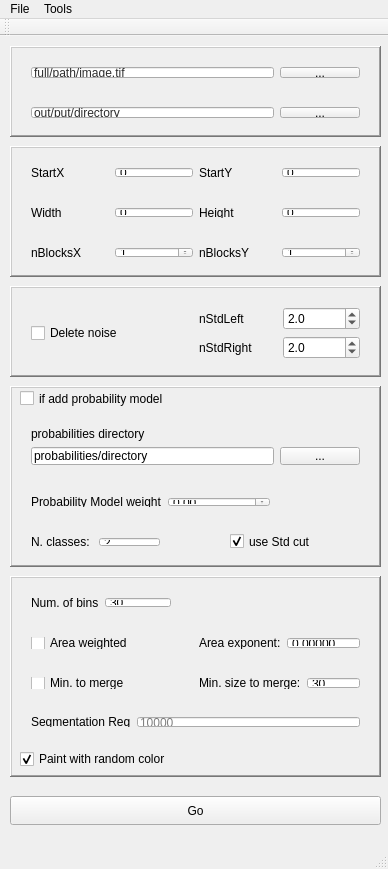
<?xml version="1.0" encoding="UTF-8"?>
<ui version="4.0">
 <class>MainWindow</class>
 <widget class="QMainWindow" name="MainWindow">
  <property name="geometry">
   <rect>
    <x>0</x>
    <y>0</y>
    <width>388</width>
    <height>869</height>
   </rect>
  </property>
  <property name="sizePolicy">
   <sizepolicy hsizetype="Preferred" vsizetype="Preferred">
    <horstretch>0</horstretch>
    <verstretch>0</verstretch>
   </sizepolicy>
  </property>
  <property name="windowTitle">
   <string>LSBPT</string>
  </property>
  <widget class="QWidget" name="centralWidget">
   <widget class="QPushButton" name="Go">
    <property name="geometry">
     <rect>
      <x>10</x>
      <y>760</y>
      <width>371</width>
      <height>29</height>
     </rect>
    </property>
    <property name="text">
     <string>Go</string>
    </property>
   </widget>
   <widget class="QFrame" name="frame_2">
    <property name="geometry">
     <rect>
      <x>10</x>
      <y>350</y>
      <width>371</width>
      <height>181</height>
     </rect>
    </property>
    <property name="frameShape">
     <enum>QFrame::WinPanel</enum>
    </property>
    <property name="frameShadow">
     <enum>QFrame::Raised</enum>
    </property>
    <widget class="QCheckBox" name="ifAddProbabilityModel">
     <property name="geometry">
      <rect>
       <x>10</x>
       <y>0</y>
       <width>191</width>
       <height>25</height>
      </rect>
     </property>
     <property name="text">
      <string>if add probability model</string>
     </property>
    </widget>
    <widget class="QWidget" name="layoutWidget">
     <property name="geometry">
      <rect>
       <x>10</x>
       <y>100</y>
       <width>261</width>
       <height>32</height>
      </rect>
     </property>
     <layout class="QHBoxLayout" name="horizontalLayout_2">
      <item>
       <widget class="QLabel" name="label">
        <property name="text">
         <string>Probability Model weight</string>
        </property>
       </widget>
      </item>
      <item>
       <widget class="QDoubleSpinBox" name="probabilityModelWeight">
        <property name="minimum">
         <double>0.000000000000000</double>
        </property>
        <property name="maximum">
         <double>1.000000000000000</double>
        </property>
        <property name="singleStep">
         <double>0.100000000000000</double>
        </property>
        <property name="value">
         <double>0.000000000000000</double>
        </property>
       </widget>
      </item>
     </layout>
    </widget>
    <widget class="QWidget" name="layoutWidget_11">
     <property name="geometry">
      <rect>
       <x>10</x>
       <y>30</y>
       <width>351</width>
       <height>60</height>
      </rect>
     </property>
     <layout class="QVBoxLayout" name="verticalLayout">
      <item>
       <widget class="QLabel" name="label_10">
        <property name="text">
         <string>probabilities directory</string>
        </property>
       </widget>
      </item>
      <item>
       <layout class="QHBoxLayout" name="horizontalLayout_8">
        <item>
         <widget class="QLineEdit" name="directoryProbabilities">
          <property name="text">
           <string>probabilities/directory</string>
          </property>
         </widget>
        </item>
        <item>
         <widget class="QPushButton" name="selectDirectoryProbabilities">
          <property name="text">
           <string>...</string>
          </property>
         </widget>
        </item>
       </layout>
      </item>
     </layout>
    </widget>
    <widget class="QWidget" name="layoutWidget">
     <property name="geometry">
      <rect>
       <x>10</x>
       <y>140</y>
       <width>151</width>
       <height>32</height>
      </rect>
     </property>
     <layout class="QHBoxLayout" name="horizontalLayout_9">
      <item>
       <widget class="QLabel" name="label_21">
        <property name="text">
         <string>N. classes:</string>
        </property>
       </widget>
      </item>
      <item>
       <widget class="QSpinBox" name="nClasses">
        <property name="buttonSymbols">
         <enum>QAbstractSpinBox::NoButtons</enum>
        </property>
        <property name="maximum">
         <number>1000</number>
        </property>
        <property name="value">
         <number>2</number>
        </property>
       </widget>
      </item>
     </layout>
    </widget>
    <widget class="QCheckBox" name="useStdCut">
     <property name="geometry">
      <rect>
       <x>220</x>
       <y>140</y>
       <width>131</width>
       <height>31</height>
      </rect>
     </property>
     <property name="text">
      <string>use Std cut</string>
     </property>
     <property name="checked">
      <bool>true</bool>
     </property>
    </widget>
    <zorder>layoutWidget</zorder>
    <zorder>ifAddProbabilityModel</zorder>
    <zorder>layoutWidget</zorder>
    <zorder>layoutWidget_11</zorder>
    <zorder>useStdCut</zorder>
   </widget>
   <widget class="QFrame" name="frame_3">
    <property name="geometry">
     <rect>
      <x>10</x>
      <y>110</y>
      <width>371</width>
      <height>131</height>
     </rect>
    </property>
    <property name="frameShape">
     <enum>QFrame::WinPanel</enum>
    </property>
    <property name="frameShadow">
     <enum>QFrame::Raised</enum>
    </property>
    <widget class="QWidget" name="layoutWidget_4">
     <property name="geometry">
      <rect>
       <x>10</x>
       <y>10</y>
       <width>351</width>
       <height>33</height>
      </rect>
     </property>
     <layout class="QHBoxLayout" name="horizontalLayoutStartPoint">
      <item>
       <widget class="QLabel" name="label_3">
        <property name="text">
         <string>StartX</string>
        </property>
       </widget>
      </item>
      <item>
       <widget class="QSpinBox" name="roix">
        <property name="buttonSymbols">
         <enum>QAbstractSpinBox::NoButtons</enum>
        </property>
        <property name="maximum">
         <number>100000</number>
        </property>
        <property name="value">
         <number>0</number>
        </property>
       </widget>
      </item>
      <item>
       <widget class="QLabel" name="label_4">
        <property name="text">
         <string>StartY</string>
        </property>
       </widget>
      </item>
      <item>
       <widget class="QSpinBox" name="roiy">
        <property name="buttonSymbols">
         <enum>QAbstractSpinBox::NoButtons</enum>
        </property>
        <property name="maximum">
         <number>100000</number>
        </property>
        <property name="value">
         <number>0</number>
        </property>
       </widget>
      </item>
     </layout>
    </widget>
    <widget class="QWidget" name="layoutWidget_8">
     <property name="geometry">
      <rect>
       <x>10</x>
       <y>90</y>
       <width>351</width>
       <height>33</height>
      </rect>
     </property>
     <layout class="QHBoxLayout" name="horizontalLayoutNUmberofBlocks">
      <item>
       <widget class="QLabel" name="label_27">
        <property name="text">
         <string>nBlocksX</string>
        </property>
       </widget>
      </item>
      <item>
       <widget class="QSpinBox" name="numBlocksX">
        <property name="minimum">
         <number>1</number>
        </property>
        <property name="maximum">
         <number>10000</number>
        </property>
        <property name="value">
         <number>1</number>
        </property>
       </widget>
      </item>
      <item>
       <widget class="QLabel" name="label_29">
        <property name="text">
         <string>nBlocksY</string>
        </property>
       </widget>
      </item>
      <item>
       <widget class="QSpinBox" name="numBlocksY">
        <property name="minimum">
         <number>1</number>
        </property>
        <property name="maximum">
         <number>10000</number>
        </property>
        <property name="value">
         <number>1</number>
        </property>
       </widget>
      </item>
     </layout>
    </widget>
    <widget class="QWidget" name="layoutWidget_5">
     <property name="geometry">
      <rect>
       <x>10</x>
       <y>50</y>
       <width>351</width>
       <height>33</height>
      </rect>
     </property>
     <layout class="QHBoxLayout" name="horizontalLayoutImageSize">
      <item>
       <widget class="QLabel" name="label_6">
        <property name="text">
         <string>Width</string>
        </property>
       </widget>
      </item>
      <item>
       <widget class="QSpinBox" name="roiw">
        <property name="buttonSymbols">
         <enum>QAbstractSpinBox::NoButtons</enum>
        </property>
        <property name="maximum">
         <number>100000</number>
        </property>
        <property name="value">
         <number>0</number>
        </property>
       </widget>
      </item>
      <item>
       <widget class="QLabel" name="label_5">
        <property name="text">
         <string>Height</string>
        </property>
       </widget>
      </item>
      <item>
       <widget class="QSpinBox" name="roih">
        <property name="buttonSymbols">
         <enum>QAbstractSpinBox::NoButtons</enum>
        </property>
        <property name="maximum">
         <number>100000</number>
        </property>
        <property name="value">
         <number>0</number>
        </property>
       </widget>
      </item>
     </layout>
    </widget>
   </widget>
   <widget class="QFrame" name="frame_4">
    <property name="geometry">
     <rect>
      <x>10</x>
      <y>540</y>
      <width>371</width>
      <height>201</height>
     </rect>
    </property>
    <property name="frameShape">
     <enum>QFrame::WinPanel</enum>
    </property>
    <property name="frameShadow">
     <enum>QFrame::Raised</enum>
    </property>
    <widget class="QWidget" name="formLayoutWidget">
     <property name="geometry">
      <rect>
       <x>10</x>
       <y>10</y>
       <width>162</width>
       <height>33</height>
      </rect>
     </property>
     <layout class="QFormLayout" name="formLayout">
      <property name="fieldGrowthPolicy">
       <enum>QFormLayout::AllNonFixedFieldsGrow</enum>
      </property>
      <item row="0" column="0">
       <widget class="QLabel" name="label_7">
        <property name="text">
         <string>Num. of bins</string>
        </property>
       </widget>
      </item>
      <item row="0" column="1">
       <widget class="QSpinBox" name="nbins">
        <property name="buttonSymbols">
         <enum>QAbstractSpinBox::NoButtons</enum>
        </property>
        <property name="maximum">
         <number>1000</number>
        </property>
        <property name="value">
         <number>30</number>
        </property>
       </widget>
      </item>
     </layout>
    </widget>
    <widget class="QWidget" name="layoutWidget_6">
     <property name="geometry">
      <rect>
       <x>10</x>
       <y>50</y>
       <width>351</width>
       <height>34</height>
      </rect>
     </property>
     <layout class="QHBoxLayout" name="horizontalLayout_12">
      <item>
       <widget class="QCheckBox" name="areaWeighted">
        <property name="text">
         <string>Area weighted</string>
        </property>
        <property name="checked">
         <bool>false</bool>
        </property>
       </widget>
      </item>
      <item>
       <layout class="QHBoxLayout" name="horizontalLayout_3">
        <item>
         <widget class="QLabel" name="label_12">
          <property name="text">
           <string>Area exponent:</string>
          </property>
         </widget>
        </item>
        <item>
         <widget class="QDoubleSpinBox" name="areaExponent">
          <property name="buttonSymbols">
           <enum>QAbstractSpinBox::NoButtons</enum>
          </property>
          <property name="decimals">
           <number>5</number>
          </property>
          <property name="value">
           <double>0.000000000000000</double>
          </property>
         </widget>
        </item>
       </layout>
      </item>
     </layout>
    </widget>
    <widget class="QWidget" name="layoutWidget_7">
     <property name="geometry">
      <rect>
       <x>10</x>
       <y>90</y>
       <width>351</width>
       <height>34</height>
      </rect>
     </property>
     <layout class="QHBoxLayout" name="horizontalLayout_13">
      <item>
       <widget class="QCheckBox" name="ifUseMinimumToMerge">
        <property name="text">
         <string>Min. to merge</string>
        </property>
        <property name="checked">
         <bool>false</bool>
        </property>
       </widget>
      </item>
      <item>
       <layout class="QHBoxLayout" name="horizontalLayout_6">
        <item>
         <widget class="QLabel" name="label_13">
          <property name="text">
           <string>Min. size to merge:</string>
          </property>
         </widget>
        </item>
        <item>
         <widget class="QSpinBox" name="floor">
          <property name="buttonSymbols">
           <enum>QAbstractSpinBox::NoButtons</enum>
          </property>
          <property name="maximum">
           <number>10000</number>
          </property>
          <property name="value">
           <number>30</number>
          </property>
         </widget>
        </item>
       </layout>
      </item>
     </layout>
    </widget>
    <widget class="QCheckBox" name="ifPaintRandomColor">
     <property name="geometry">
      <rect>
       <x>10</x>
       <y>170</y>
       <width>241</width>
       <height>26</height>
      </rect>
     </property>
     <property name="text">
      <string>Paint with random color</string>
     </property>
     <property name="checked">
      <bool>true</bool>
     </property>
    </widget>
    <widget class="QWidget" name="layoutWidget_10">
     <property name="geometry">
      <rect>
       <x>10</x>
       <y>130</y>
       <width>351</width>
       <height>32</height>
      </rect>
     </property>
     <layout class="QHBoxLayout" name="horizontalLayout_4">
      <item>
       <widget class="QLabel" name="label_9">
        <property name="text">
         <string>Segmentation Reg</string>
        </property>
       </widget>
      </item>
      <item>
       <widget class="QLineEdit" name="lamda">
        <property name="inputMask">
         <string/>
        </property>
        <property name="placeholderText">
         <string>10000</string>
        </property>
       </widget>
      </item>
     </layout>
    </widget>
   </widget>
   <widget class="QFrame" name="frame_5">
    <property name="geometry">
     <rect>
      <x>10</x>
      <y>10</y>
      <width>371</width>
      <height>91</height>
     </rect>
    </property>
    <property name="frameShape">
     <enum>QFrame::WinPanel</enum>
    </property>
    <property name="frameShadow">
     <enum>QFrame::Raised</enum>
    </property>
    <widget class="QWidget" name="layoutWidget_2">
     <property name="geometry">
      <rect>
       <x>10</x>
       <y>50</y>
       <width>351</width>
       <height>33</height>
      </rect>
     </property>
     <layout class="QHBoxLayout" name="horizontalLayout">
      <item>
       <widget class="QLineEdit" name="directoryName">
        <property name="palette">
         <palette>
          <active>
           <colorrole role="Text">
            <brush brushstyle="SolidPattern">
             <color alpha="255">
              <red>44</red>
              <green>44</green>
              <blue>44</blue>
             </color>
            </brush>
           </colorrole>
          </active>
          <inactive>
           <colorrole role="Text">
            <brush brushstyle="SolidPattern">
             <color alpha="255">
              <red>44</red>
              <green>44</green>
              <blue>44</blue>
             </color>
            </brush>
           </colorrole>
          </inactive>
          <disabled>
           <colorrole role="Text">
            <brush brushstyle="SolidPattern">
             <color alpha="255">
              <red>128</red>
              <green>128</green>
              <blue>128</blue>
             </color>
            </brush>
           </colorrole>
          </disabled>
         </palette>
        </property>
        <property name="text">
         <string>out/put/directory</string>
        </property>
       </widget>
      </item>
      <item>
       <widget class="QPushButton" name="selectDirectory">
        <property name="text">
         <string>...</string>
        </property>
       </widget>
      </item>
     </layout>
    </widget>
    <widget class="QWidget" name="layoutWidget_3">
     <property name="geometry">
      <rect>
       <x>10</x>
       <y>10</y>
       <width>351</width>
       <height>33</height>
      </rect>
     </property>
     <layout class="QHBoxLayout" name="horizontalLayoutFileName">
      <item>
       <widget class="QLineEdit" name="fileName">
        <property name="palette">
         <palette>
          <active>
           <colorrole role="Text">
            <brush brushstyle="SolidPattern">
             <color alpha="255">
              <red>44</red>
              <green>44</green>
              <blue>44</blue>
             </color>
            </brush>
           </colorrole>
          </active>
          <inactive>
           <colorrole role="Text">
            <brush brushstyle="SolidPattern">
             <color alpha="255">
              <red>44</red>
              <green>44</green>
              <blue>44</blue>
             </color>
            </brush>
           </colorrole>
          </inactive>
          <disabled>
           <colorrole role="Text">
            <brush brushstyle="SolidPattern">
             <color alpha="255">
              <red>128</red>
              <green>128</green>
              <blue>128</blue>
             </color>
            </brush>
           </colorrole>
          </disabled>
         </palette>
        </property>
        <property name="inputMask">
         <string/>
        </property>
        <property name="text">
         <string>full/path/image.tif</string>
        </property>
        <property name="frame">
         <bool>true</bool>
        </property>
       </widget>
      </item>
      <item>
       <widget class="QPushButton" name="selectFileName">
        <property name="text">
         <string>...</string>
        </property>
       </widget>
      </item>
     </layout>
     <zorder>selectFileName</zorder>
     <zorder>fileName</zorder>
    </widget>
   </widget>
   <widget class="QFrame" name="frame_6">
    <property name="geometry">
     <rect>
      <x>10</x>
      <y>250</y>
      <width>371</width>
      <height>91</height>
     </rect>
    </property>
    <property name="frameShape">
     <enum>QFrame::WinPanel</enum>
    </property>
    <property name="frameShadow">
     <enum>QFrame::Raised</enum>
    </property>
    <widget class="QWidget" name="layoutWidget_12">
     <property name="geometry">
      <rect>
       <x>10</x>
       <y>10</y>
       <width>351</width>
       <height>74</height>
      </rect>
     </property>
     <layout class="QHBoxLayout" name="horizontalLayout_11">
      <item>
       <widget class="QCheckBox" name="ifDeleteNoise">
        <property name="text">
         <string>Delete noise</string>
        </property>
        <property name="checked">
         <bool>false</bool>
        </property>
       </widget>
      </item>
      <item>
       <layout class="QVBoxLayout" name="verticalLayout_2">
        <item>
         <layout class="QHBoxLayout" name="horizontalLayout_10">
          <item>
           <widget class="QLabel" name="numStd_left">
            <property name="text">
             <string>nStdLeft</string>
            </property>
           </widget>
          </item>
          <item>
           <widget class="QDoubleSpinBox" name="nStdLeft">
            <property name="decimals">
             <number>1</number>
            </property>
            <property name="minimum">
             <double>0.000000000000000</double>
            </property>
            <property name="singleStep">
             <double>0.100000000000000</double>
            </property>
            <property name="value">
             <double>2.000000000000000</double>
            </property>
           </widget>
          </item>
         </layout>
        </item>
        <item>
         <layout class="QHBoxLayout" name="horizontalLayout_5">
          <item>
           <widget class="QLabel" name="label_2">
            <property name="text">
             <string>nStdRight</string>
            </property>
           </widget>
          </item>
          <item>
           <widget class="QDoubleSpinBox" name="nStdRight">
            <property name="decimals">
             <number>1</number>
            </property>
            <property name="singleStep">
             <double>0.100000000000000</double>
            </property>
            <property name="value">
             <double>2.000000000000000</double>
            </property>
           </widget>
          </item>
         </layout>
        </item>
       </layout>
      </item>
     </layout>
    </widget>
   </widget>
  </widget>
  <widget class="QMenuBar" name="menuBar">
   <property name="geometry">
    <rect>
     <x>0</x>
     <y>0</y>
     <width>388</width>
     <height>26</height>
    </rect>
   </property>
   <widget class="QMenu" name="menuFile">
    <property name="title">
     <string>File</string>
    </property>
   </widget>
   <widget class="QMenu" name="menuTool">
    <property name="title">
     <string>Tools</string>
    </property>
    <addaction name="actionHoover_Calculator"/>
    <addaction name="actionImage_Cropper"/>
    <addaction name="actionProbability_File_Cropper"/>
   </widget>
   <addaction name="menuFile"/>
   <addaction name="menuTool"/>
  </widget>
  <widget class="QToolBar" name="mainToolBar">
   <attribute name="toolBarArea">
    <enum>TopToolBarArea</enum>
   </attribute>
   <attribute name="toolBarBreak">
    <bool>false</bool>
   </attribute>
  </widget>
  <widget class="QStatusBar" name="statusBar"/>
  <action name="actionTest">
   <property name="text">
    <string>Test</string>
   </property>
  </action>
  <action name="actionHoover_Calculator">
   <property name="text">
    <string>Hoover Calculator</string>
   </property>
  </action>
  <action name="actionImage_Cropper">
   <property name="text">
    <string>Image Cropper</string>
   </property>
  </action>
  <action name="actionProbability_File_Cropper">
   <property name="text">
    <string>Probability File Cropper</string>
   </property>
  </action>
 </widget>
 <layoutdefault spacing="6" margin="11"/>
 <resources/>
 <connections/>
</ui>
